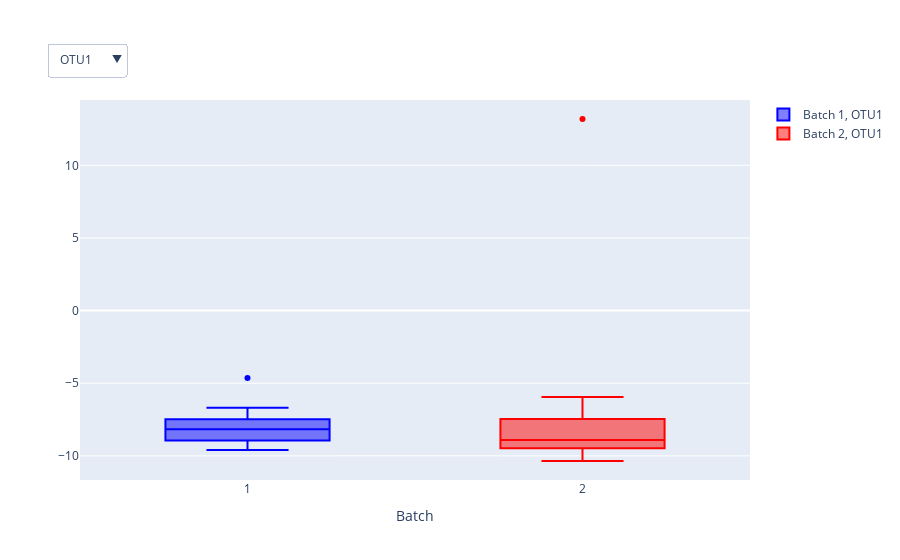

Notebook code cell kept with this figure:
### Markdown cell above
### OTU Boxplot

### Code cell
plotOTUBox(data)

### Figure 1 — Plotly figure (JSON) as saved in the notebook; plotly's stock layout.template omitted (floating-point values rounded to 4 significant figures)
{"data": [{"marker": {"color": "blue"}, "name": "Batch 1, OTU1", "type": "box", "visible": true, "x": [1, 1, 1, 1, 1, 1, 1, 1, 1, 1, 1, 1, 1, 1, 1, 1], "y": [-4.635, -7.535, -6.714, -8.292, -8.969, -8.335, -9.602, -8.955, -8.921, -8.955, -8.263, -7.43, -6.686, -7.517, -8.064, -7.533]}, {"marker": {"color": "red"}, "name": "Batch 2, OTU1", "type": "box", "visible": true, "x": [2, 2, 2, 2, 2, 2, 2, 2, 2, 2, 2, 2, 2, 2, 2, 2], "y": [13.19, -8.95, -5.94, -8.25, -6.459, -9.039, -8.863, -9.676, -9.508, -10.35, -7.424, -9.701, -9.429, -8.963, -8.207, -7.509]}, {"marker": {"color": "blue"}, "name": "Batch 1, OTU2", "type": "box", "visible": false, "x": [1, 1, 1, 1, 1, 1, 1, 1, 1, 1, 1, 1, 1, 1, 1, 1], "y": [-4.635, -7.535, 10.95, -8.292, 7.332, -8.335, 6.159, -8.955, 8.846, -8.955, 8.037, -7.43, -6.686, -7.517, 10.37, -7.533]}, {"marker": {"color": "red"}, "name": "Batch 2, OTU2", "type": "box", "visible": false, "x": [2, 2, 2, 2, 2, 2, 2, 2, 2, 2, 2, 2, 2, 2, 2, 2], "y": [12.92, -8.95, 11.73, -8.25, 12.76, -9.039, 8.131, -9.676, 9.291, -10.35, 10.68, -9.701, 9.596, -8.963, 9.651, -7.509]}, {"marker": {"color": "blue"}, "name": "Batch 1, OTU3", "type": "box", "visible": false, "x": [1, 1, 1, 1, 1, 1, 1, 1, 1, 1, 1, 1, 1, 1, 1, 1], "y": [-4.635, -7.535, -6.714, -8.292, -8.969, -8.335, -9.602, -8.955, -8.921, -8.955, -8.263, -7.43, -6.686, -7.517, -8.064, -7.533]}, {"marker": {"color": "red"}, "name": "Batch 2, OTU3", "type": "box", "visible": false, "x": [2, 2, 2, 2, 2, 2, 2, 2, 2, 2, 2, 2, 2, 2, 2, 2], "y": [-5.292, -8.95, -5.94, -8.25, -6.459, -9.039, -8.863, -9.676, -9.508, -10.35, -7.424, -9.701, 7.277, -8.963, -8.207, -7.509]}, {"marker": {"color": "blue"}, "name": "Batch 1, OTU4", "type": "box", "visible": false, "x": [1, 1, 1, 1, 1, 1, 1, 1, 1, 1, 1, 1, 1, 1, 1, 1], "y": [-4.635, 10.31, -6.714, 9.786, 9.51, 9.824, 8.221, 9.36, 9.459, 9.035, -8.263, -7.43, -6.686, -7.517, -8.064, -7.533]}, {"marker": {"color": "red"}, "name": "Batch 2, OTU4", "type": "box", "visible": false, "x": [2, 2, 2, 2, 2, 2, 2, 2, 2, 2, 2, 2, 2, 2, 2, 2], "y": [-5.292, -8.95, -5.94, -8.25, -6.459, -9.039, -8.863, -9.676, -9.508, -10.35, -7.424, -9.701, 8.101, -8.963, -8.207, -7.509]}, {"marker": {"color": "blue"}, "name": "Batch 1, OTU5", "type": "box", "visible": false, "x": [1, 1, 1, 1, 1, 1, 1, 1, 1, 1, 1, 1, 1, 1, 1, 1], "y": [15.47, -7.535, 13.22, -8.292, 10.5, -8.335, 9.963, -8.955, 10.59, -8.955, 11.3, -7.43, 13.38, -7.517, 11.02, -7.533]}, {"marker": {"color": "red"}, "name": "Batch 2, OTU5", "type": "box", "visible": false, "x": [2, 2, 2, 2, 2, 2, 2, 2, 2, 2, 2, 2, 2, 2, 2, 2], "y": [14.93, -8.95, 14.41, -8.25, 13.71, -9.039, 11.05, -9.676, 10.26, -10.35, 12.69, -9.701, 10.6, -8.963, 11.72, -7.509]}, {"marker": {"color": "blue"}, "name": "Batch 1, OTU6", "type": "box", "visible": false, "x": [1, 1, 1, 1, 1, 1, 1, 1, 1, 1, 1, 1, 1, 1, 1, 1], "y": [-4.635, 11.86, -6.714, 10.87, -8.969, 10.79, -9.602, 10.26, -8.921, 10.13, -8.263, 11.82, -6.686, 11.75, -8.064, 11.56]}, {"marker": {"color": "red"}, "name": "Batch 2, OTU6", "type": "box", "visible": false, "x": [2, 2, 2, 2, 2, 2, 2, 2, 2, 2, 2, 2, 2, 2, 2, 2], "y": [-5.292, 10.19, -5.94, 10.94, -6.459, 9.807, -8.863, 9.03, -9.508, 7.995, -7.424, 9.481, -9.429, 10.08, -8.207, 11.44]}, {"marker": {"color": "blue"}, "name": "Batch 1, OTU7", "type": "box", "visible": false, "x": [1, 1, 1, 1, 1, 1, 1, 1, 1, 1, 1, 1, 1, 1, 1, 1], "y": [13.97, 11.52, 11.35, 10.64, 9.642, 10.43, 9.065, 9.823, 9.822, 10.17, 10.18, 12.19, 11.85, 11.84, -8.064, 11.84]}, {"marker": {"color": "red"}, "name": "Batch 2, OTU7", "type": "box", "visible": false, "x": [2, 2, 2, 2, 2, 2, 2, 2, 2, 2, 2, 2, 2, 2, 2, 2], "y": [12.93, 10.03, 11.97, 10.97, -6.459, 9.513, 9.452, 9.144, 9.263, 8.037, 11.06, 8.557, 8.101, 9.318, 9.871, 11.09]}, {"marker": {"color": "blue"}, "name": "Batch 1, OTU8", "type": "box", "visible": false, "x": [1, 1, 1, 1, 1, 1, 1, 1, 1, 1, 1, 1, 1, 1, 1, 1], "y": [-4.635, -7.535, -6.714, -8.292, -8.969, -8.335, -9.602, -8.955, -8.921, -8.955, 10.22, -7.43, -6.686, -7.517, 11.55, -7.533]}, {"marker": {"color": "red"}, "name": "Batch 2, OTU8", "type": "box", "visible": false, "x": [2, 2, 2, 2, 2, 2, 2, 2, 2, 2, 2, 2, 2, 2, 2, 2], "y": [-5.292, -8.95, -5.94, -8.25, -6.459, -9.039, -8.863, -9.676, -9.508, -10.35, -7.424, -9.701, -9.429, -8.963, -8.207, -7.509]}, {"marker": {"color": "blue"}, "name": "Batch 1, OTU9", "type": "box", "visible": false, "x": [1, 1, 1, 1, 1, 1, 1, 1, 1, 1, 1, 1, 1, 1, 1, 1], "y": [13.95, 11.36, 12.32, 10.6, 9.609, 10.46, 9.073, 9.864, 9.8, 9.57, 10.22, 11.69, 12.06, 11.27, 10.92, 11.42]}, {"marker": {"color": "red"}, "name": "Batch 2, OTU9", "type": "box", "visible": false, "x": [2, 2, 2, 2, 2, 2, 2, 2, 2, 2, 2, 2, 2, 2, 2, 2], "y": [12.95, 9.377, 11.61, 10.17, 12.29, 8.709, 9.335, 8.822, 8.333, 7.414, 10.45, 8.569, 7.998, 9.447, 9.272, -7.509]}, {"marker": {"color": "blue"}, "name": "Batch 1, OTU10", "type": "box", "visible": false, "x": [1, 1, 1, 1, 1, 1, 1, 1, 1, 1, 1, 1, 1, 1, 1, 1], "y": [-4.635, 10.75, -6.714, 9.905, 9.123, 9.654, 8.418, 9.164, 9.038, 9.137, 9.829, 10.45, 10.68, 10.6, 9.74, 10.6]}, {"marker": {"color": "red"}, "name": "Batch 2, OTU10", "type": "box", "visible": false, "x": [2, 2, 2, 2, 2, 2, 2, 2, 2, 2, 2, 2, 2, 2, 2, 2], "y": [11.52, 9.771, 12.47, 10.36, -6.459, 9.564, 9.229, 8.893, -9.508, 7.985, -7.424, 7.67, -9.429, 7.56, -8.207, -7.509]}, {"marker": {"color": "blue"}, "name": "Batch 1, OTU11", "type": "box", "visible": false, "x": [1, 1, 1, 1, 1, 1, 1, 1, 1, 1, 1, 1, 1, 1, 1, 1], "y": [-4.635, 10.11, -6.714, 9.601, 8.779, 9.607, 8.221, 9.08, -8.921, -8.955, -8.263, -7.43, -6.686, -7.517, -8.064, -7.533]}, {"marker": {"color": "red"}, "name": "Batch 2, OTU11", "type": "box", "visible": false, "x": [2, 2, 2, 2, 2, 2, 2, 2, 2, 2, 2, 2, 2, 2, 2, 2], "y": [-5.292, -8.95, -5.94, -8.25, -6.459, 8.109, -8.863, -9.676, 7.918, 7.506, 9.224, 7.447, 6.466, 7.943, 8.744, -7.509]}, {"marker": {"color": "blue"}, "name": "Batch 1, OTU12", "type": "box", "visible": false, "x": [1, 1, 1, 1, 1, 1, 1, 1, 1, 1, 1, 1, 1, 1, 1, 1], "y": [-4.635, -7.535, -6.714, -8.292, 8.941, 9.654, 8.476, 9.164, -8.921, 8.387, -8.263, -7.43, -6.686, -7.517, -8.064, -7.533]}, {"marker": {"color": "red"}, "name": "Batch 2, OTU12", "type": "box", "visible": false, "x": [2, 2, 2, 2, 2, 2, 2, 2, 2, 2, 2, 2, 2, 2, 2, 2], "y": [-5.292, 8.716, 10.92, 9.755, 9.554, 9.66, 9.625, 9.137, 8.278, 8.525, 10.42, 7.899, 7.884, 9.543, 10.01, 11.26]}, {"marker": {"color": "blue"}, "name": "Batch 1, OTU13", "type": "box", "visible": false, "x": [1, 1, 1, 1, 1, 1, 1, 1, 1, 1, 1, 1, 1, 1, 1, 1], "y": [-4.635, -7.535, -6.714, -8.292, -8.969, -8.335, -9.602, -8.955, -8.921, -8.955, -8.263, -7.43, -6.686, -7.517, -8.064, -7.533]}, {"marker": {"color": "red"}, "name": "Batch 2, OTU13", "type": "box", "visible": false, "x": [2, 2, 2, 2, 2, 2, 2, 2, 2, 2, 2, 2, 2, 2, 2, 2], "y": [-5.292, 8.673, -5.94, -8.25, -6.459, -9.039, -8.863, -9.676, -9.508, -10.35, -7.424, -9.701, -9.429, -8.963, -8.207, -7.509]}, {"marker": {"color": "blue"}, "name": "Batch 1, OTU14", "type": "box", "visible": false, "x": [1, 1, 1, 1, 1, 1, 1, 1, 1, 1, 1, 1, 1, 1, 1, 1], "y": [-4.635, -7.535, -6.714, 9.786, 9.006, 9.7, 8.341, 9.178, 9.212, 9.242, 9.921, 10.61, 10.31, 10.38, 9.759, 9.684]}, {"marker": {"color": "red"}, "name": "Batch 2, OTU14", "type": "box", "visible": false, "x": [2, 2, 2, 2, 2, 2, 2, 2, 2, 2, 2, 2, 2, 2, 2, 2], "y": [-5.292, 8.737, -5.94, 9.326, 9.554, 8.414, 8.666, 8.559, 6.705, 7.269, -7.424, -9.701, -9.429, -8.963, -8.207, 9.674]}, {"marker": {"color": "blue"}, "name": "Batch 1, OTU15", "type": "box", "visible": false, "x": [1, 1, 1, 1, 1, 1, 1, 1, 1, 1, 1, 1, 1, 1, 1, 1], "y": [-4.635, -7.535, 10.43, -8.292, -8.969, -8.335, -9.602, -8.955, -8.921, -8.955, -8.263, -7.43, -6.686, -7.517, 7.138, -7.533]}, {"marker": {"color": "red"}, "name": "Batch 2, OTU15", "type": "box", "visible": false, "x": [2, 2, 2, 2, 2, 2, 2, 2, 2, 2, 2, 2, 2, 2, 2, 2], "y": [-5.292, -8.95, -5.94, -8.25, -6.459, -9.039, -8.863, -9.676, -9.508, -10.35, -7.424, -9.701, -9.429, -8.963, -8.207, -7.509]}, {"marker": {"color": "blue"}, "name": "Batch 1, OTU16", "type": "box", "visible": false, "x": [1, 1, 1, 1, 1, 1, 1, 1, 1, 1, 1, 1, 1, 1, 1, 1], "y": [-4.635, 10.62, 10.57, 9.758, 8.697, 9.862, 8.125, 8.83, 9.069, 9.382, 9.679, 9.094, 9.769, 9.434, 8.524, 10.13]}, {"marker": {"color": "red"}, "name": "Batch 2, OTU16", "type": "box", "visible": false, "x": [2, 2, 2, 2, 2, 2, 2, 2, 2, 2, 2, 2, 2, 2, 2, 2], "y": [-5.292, 8.267, -5.94, 9.12, 9.303, 8.627, 8.088, 7.777, 6.387, -10.35, -7.424, 7.581, 6.69, 9.374, 8.976, 8.705]}, {"marker": {"color": "blue"}, "name": "Batch 1, OTU17", "type": "box", "visible": false, "x": [1, 1, 1, 1, 1, 1, 1, 1, 1, 1, 1, 1, 1, 1, 1, 1], "y": [13.43, 10.57, 9.81, 9.814, 8.697, 9.77, 7.432, 8.261, 8.391, 9.414, 9.843, 9.851, 11.15, 11.03, 8.696, 10.19]}, {"marker": {"color": "red"}, "name": "Batch 2, OTU17", "type": "box", "visible": false, "x": [2, 2, 2, 2, 2, 2, 2, 2, 2, 2, 2, 2, 2, 2, 2, 2], "y": [-5.292, -8.95, -5.94, 8.701, 9.436, 8.784, 8.088, 7.436, 6.61, 4.561, 9.099, 7.159, -9.429, 8.148, 9.105, 8.504]}, {"marker": {"color": "blue"}, "name": "Batch 1, OTU18", "type": "box", "visible": false, "x": [1, 1, 1, 1, 1, 1, 1, 1, 1, 1, 1, 1, 1, 1, 1, 1], "y": [-4.635, -7.535, -6.714, -8.292, -8.969, -8.335, -9.602, -8.955, -8.921, -8.955, -8.263, -7.43, -6.686, -7.517, -8.064, -7.533]}, {"marker": {"color": "red"}, "name": "Batch 2, OTU18", "type": "box", "visible": false, "x": [2, 2, 2, 2, 2, 2, 2, 2, 2, 2, 2, 2, 2, 2, 2, 2], "y": [-5.292, 8.778, -5.94, 8.966, 9.922, 9.011, 7.786, 7.695, 8.158, 7.2, 10.49, 8.7, 8.237, 9.822, 10.23, 10.69]}, {"marker": {"color": "blue"}, "name": "Batch 1, OTU19", "type": "box", "visible": false, "x": [1, 1, 1, 1, 1, 1, 1, 1, 1, 1, 1, 1, 1, 1, 1, 1], "y": [-4.635, -7.535, -6.714, -8.292, -8.969, -8.335, -9.602, -8.955, 7.46, 6.94, -8.263, 9.158, -6.686, 8.863, 7.543, 8.768]}, {"marker": {"color": "red"}, "name": "Batch 2, OTU19", "type": "box", "visible": false, "x": [2, 2, 2, 2, 2, 2, 2, 2, 2, 2, 2, 2, 2, 2, 2, 2], "y": [-5.292, 7.756, -5.94, -8.25, -6.459, -9.039, -8.863, 6.625, 8.278, 7.819, 9.825, 8.778, 7.523, 7.988, 9.192, 11.26]}, {"marker": {"color": "blue"}, "name": "Batch 1, OTU20", "type": "box", "visible": false, "x": [1, 1, 1, 1, 1, 1, 1, 1, 1, 1, 1, 1, 1, 1, 1, 1], "y": [-4.635, -7.535, -6.714, -8.292, -8.969, -8.335, -9.602, -8.955, -8.921, -8.955, -8.263, -7.43, -6.686, -7.517, -8.064, -7.533]}, {"marker": {"color": "red"}, "name": "Batch 2, OTU20", "type": "box", "visible": false, "x": [2, 2, 2, 2, 2, 2, 2, 2, 2, 2, 2, 2, 2, 2, 2, 2], "y": [-5.292, -8.95, -5.94, -8.25, -6.459, -9.039, -8.863, -9.676, 7.399, 6.864, -7.424, 7.549, 7.026, -8.963, -8.207, -7.509]}, {"marker": {"color": "blue"}, "name": "Batch 1, OTU21", "type": "box", "visible": false, "x": [1, 1, 1, 1, 1, 1, 1, 1, 1, 1, 1, 1, 1, 1, 1, 1], "y": [12.58, 8.478, 9.935, 8.468, -8.969, -8.335, 6.778, 7.057, 7.293, 7.905, 8.771, 9.521, 9.432, 10.04, -8.064, 10.39]}, {"marker": {"color": "red"}, "name": "Batch 2, OTU21", "type": "box", "visible": false, "x": [2, 2, 2, 2, 2, 2, 2, 2, 2, 2, 2, 2, 2, 2, 2, 2], "y": [-5.292, -8.95, 10.97, -8.25, -6.459, -9.039, 7.843, 7.184, -9.508, 6.928, -7.424, -9.701, -9.429, -8.963, -8.207, 10.89]}, {"marker": {"color": "blue"}, "name": "Batch 1, OTU22", "type": "box", "visible": false, "x": [1, 1, 1, 1, 1, 1, 1, 1, 1, 1, 1, 1, 1, 1, 1, 1], "y": [-4.635, -7.535, -6.714, -8.292, -8.969, -8.335, -9.602, -8.955, -8.921, -8.955, -8.263, -7.43, -6.686, -7.517, -8.064, -7.533]}, {"marker": {"color": "red"}, "name": "Batch 2, OTU22", "type": "box", "visible": false, "x": [2, 2, 2, 2, 2, 2, 2, 2, 2, 2, 2, 2, 2, 2, 2, 2], "y": [-5.292, -8.95, 10.97, -8.25, -6.459, -9.039, 9.063, 7.318, -9.508, 6.682, -7.424, -9.701, -9.429, -8.963, -8.207, -7.509]}, {"marker": {"color": "blue"}, "name": "Batch 1, OTU23", "type": "box", "visible": false, "x": [1, 1, 1, 1, 1, 1, 1, 1, 1, 1, 1, 1, 1, 1, 1, 1], "y": [14.03, 9.918, 12.12, 8.568, 7.791, 8.616, 7.349, 7.425, 8.073, 8.156, 9.423, 9.644, 11.65, 10.04, 9.58, 10.86]}, {"marker": {"color": "red"}, "name": "Batch 2, OTU23", "type": "box", "visible": false, "x": [2, 2, 2, 2, 2, 2, 2, 2, 2, 2, 2, 2, 2, 2, 2, 2], "y": [11.52, 7.264, -5.94, 8.561, 10.35, 8.466, -8.863, -9.676, 7.709, -10.35, 10.0, 8.104, 8.216, 8.407, 9.912, -7.509]}, {"marker": {"color": "blue"}, "name": "Batch 1, OTU24", "type": "box", "visible": false, "x": [1, 1, 1, 1, 1, 1, 1, 1, 1, 1, 1, 1, 1, 1, 1, 1], "y": [-4.635, -7.535, -6.714, -8.292, -8.969, -8.335, -9.602, -8.955, -8.921, -8.955, -8.263, -7.43, -6.686, -7.517, -8.064, -7.533]}, {"marker": {"color": "red"}, "name": "Batch 2, OTU24", "type": "box", "visible": false, "x": [2, 2, 2, 2, 2, 2, 2, 2, 2, 2, 2, 2, 2, 2, 2, 2], "y": [-5.292, 9.836, -5.94, 10.39, -6.459, 9.801, -8.863, 8.813, -9.508, 8.741, -7.424, 9.215, -9.429, 9.933, -8.207, 11.62]}], "layout": {"updatemenus": [{"buttons": [{"args": [{"visible": [true, true, false, false, false, false, false, false, false, false, false, false, false, false, false, false, false, false, false, false, false, false, false, false, false, false, false, false, false, false, false, false, false, false, false, false, false, false, false, false, false, false, false, false, false, false, false, false]}], "label": "OTU1", "method": "update"}, {"args": [{"visible": [false, false, true, true, false, false, false, false, false, false, false, false, false, false, false, false, false, false, false, false, false, false, false, false, false, false, false, false, false, false, false, false, false, false, false, false, false, false, false, false, false, false, false, false, false, false, false, false]}], "label": "OTU2", "method": "update"}, {"args": [{"visible": [false, false, false, false, true, true, false, false, false, false, false, false, false, false, false, false, false, false, false, false, false, false, false, false, false, false, false, false, false, false, false, false, false, false, false, false, false, false, false, false, false, false, false, false, false, false, false, false]}], "label": "OTU3", "method": "update"}, {"args": [{"visible": [false, false, false, false, false, false, true, true, false, false, false, false, false, false, false, false, false, false, false, false, false, false, false, false, false, false, false, false, false, false, false, false, false, false, false, false, false, false, false, false, false, false, false, false, false, false, false, false]}], "label": "OTU4", "method": "update"}, {"args": [{"visible": [false, false, false, false, false, false, false, false, true, true, false, false, false, false, false, false, false, false, false, false, false, false, false, false, false, false, false, false, false, false, false, false, false, false, false, false, false, false, false, false, false, false, false, false, false, false, false, false]}], "label": "OTU5", "method": "update"}, {"args": [{"visible": [false, false, false, false, false, false, false, false, false, false, true, true, false, false, false, false, false, false, false, false, false, false, false, false, false, false, false, false, false, false, false, false, false, false, false, false, false, false, false, false, false, false, false, false, false, false, false, false]}], "label": "OTU6", "method": "update"}, {"args": [{"visible": [false, false, false, false, false, false, false, false, false, false, false, false, true, true, false, false, false, false, false, false, false, false, false, false, false, false, false, false, false, false, false, false, false, false, false, false, false, false, false, false, false, false, false, false, false, false, false, false]}], "label": "OTU7", "method": "update"}, {"args": [{"visible": [false, false, false, false, false, false, false, false, false, false, false, false, false, false, true, true, false, false, false, false, false, false, false, false, false, false, false, false, false, false, false, false, false, false, false, false, false, false, false, false, false, false, false, false, false, false, false, false]}], "label": "OTU8", "method": "update"}, {"args": [{"visible": [false, false, false, false, false, false, false, false, false, false, false, false, false, false, false, false, true, true, false, false, false, false, false, false, false, false, false, false, false, false, false, false, false, false, false, false, false, false, false, false, false, false, false, false, false, false, false, false]}], "label": "OTU9", "method": "update"}, {"args": [{"visible": [false, false, false, false, false, false, false, false, false, false, false, false, false, false, false, false, false, false, true, true, false, false, false, false, false, false, false, false, false, false, false, false, false, false, false, false, false, false, false, false, false, false, false, false, false, false, false, false]}], "label": "OTU10", "method": "update"}, {"args": [{"visible": [false, false, false, false, false, false, false, false, false, false, false, false, false, false, false, false, false, false, false, false, true, true, false, false, false, false, false, false, false, false, false, false, false, false, false, false, false, false, false, false, false, false, false, false, false, false, false, false]}], "label": "OTU11", "method": "update"}, {"args": [{"visible": [false, false, false, false, false, false, false, false, false, false, false, false, false, false, false, false, false, false, false, false, false, false, true, true, false, false, false, false, false, false, false, false, false, false, false, false, false, false, false, false, false, false, false, false, false, false, false, false]}], "label": "OTU12", "method": "update"}, {"args": [{"visible": [false, false, false, false, false, false, false, false, false, false, false, false, false, false, false, false, false, false, false, false, false, false, false, false, true, true, false, false, false, false, false, false, false, false, false, false, false, false, false, false, false, false, false, false, false, false, false, false]}], "label": "OTU13", "method": "update"}, {"args": [{"visible": [false, false, false, false, false, false, false, false, false, false, false, false, false, false, false, false, false, false, false, false, false, false, false, false, false, false, true, true, false, false, false, false, false, false, false, false, false, false, false, false, false, false, false, false, false, false, false, false]}], "label": "OTU14", "method": "update"}, {"args": [{"visible": [false, false, false, false, false, false, false, false, false, false, false, false, false, false, false, false, false, false, false, false, false, false, false, false, false, false, false, false, true, true, false, false, false, false, false, false, false, false, false, false, false, false, false, false, false, false, false, false]}], "label": "OTU15", "method": "update"}, {"args": [{"visible": [false, false, false, false, false, false, false, false, false, false, false, false, false, false, false, false, false, false, false, false, false, false, false, false, false, false, false, false, false, false, true, true, false, false, false, false, false, false, false, false, false, false, false, false, false, false, false, false]}], "label": "OTU16", "method": "update"}, {"args": [{"visible": [false, false, false, false, false, false, false, false, false, false, false, false, false, false, false, false, false, false, false, false, false, false, false, false, false, false, false, false, false, false, false, false, true, true, false, false, false, false, false, false, false, false, false, false, false, false, false, false]}], "label": "OTU17", "method": "update"}, {"args": [{"visible": [false, false, false, false, false, false, false, false, false, false, false, false, false, false, false, false, false, false, false, false, false, false, false, false, false, false, false, false, false, false, false, false, false, false, true, true, false, false, false, false, false, false, false, false, false, false, false, false]}], "label": "OTU18", "method": "update"}, {"args": [{"visible": [false, false, false, false, false, false, false, false, false, false, false, false, false, false, false, false, false, false, false, false, false, false, false, false, false, false, false, false, false, false, false, false, false, false, false, false, true, true, false, false, false, false, false, false, false, false, false, false]}], "label": "OTU19", "method": "update"}, {"args": [{"visible": [false, false, false, false, false, false, false, false, false, false, false, false, false, false, false, false, false, false, false, false, false, false, false, false, false, false, false, false, false, false, false, false, false, false, false, false, false, false, true, true, false, false, false, false, false, false, false, false]}], "label": "OTU20", "method": "update"}, {"args": [{"visible": [false, false, false, false, false, false, false, false, false, false, false, false, false, false, false, false, false, false, false, false, false, false, false, false, false, false, false, false, false, false, false, false, false, false, false, false, false, false, false, false, true, true, false, false, false, false, false, false]}], "label": "OTU21", "method": "update"}, {"args": [{"visible": [false, false, false, false, false, false, false, false, false, false, false, false, false, false, false, false, false, false, false, false, false, false, false, false, false, false, false, false, false, false, false, false, false, false, false, false, false, false, false, false, false, false, true, true, false, false, false, false]}], "label": "OTU22", "method": "update"}, {"args": [{"visible": [false, false, false, false, false, false, false, false, false, false, false, false, false, false, false, false, false, false, false, false, false, false, false, false, false, false, false, false, false, false, false, false, false, false, false, false, false, false, false, false, false, false, false, false, true, true, false, false]}], "label": "OTU23", "method": "update"}, {"args": [{"visible": [false, false, false, false, false, false, false, false, false, false, false, false, false, false, false, false, false, false, false, false, false, false, false, false, false, false, false, false, false, false, false, false, false, false, false, false, false, false, false, false, false, false, false, false, false, false, true, true]}], "label": "OTU24", "method": "update"}], "direction": "down", "showactive": true, "xanchor": "left", "y": 1.15, "yanchor": "top"}], "xaxis": {"title": {"text": "Batch"}}}}
